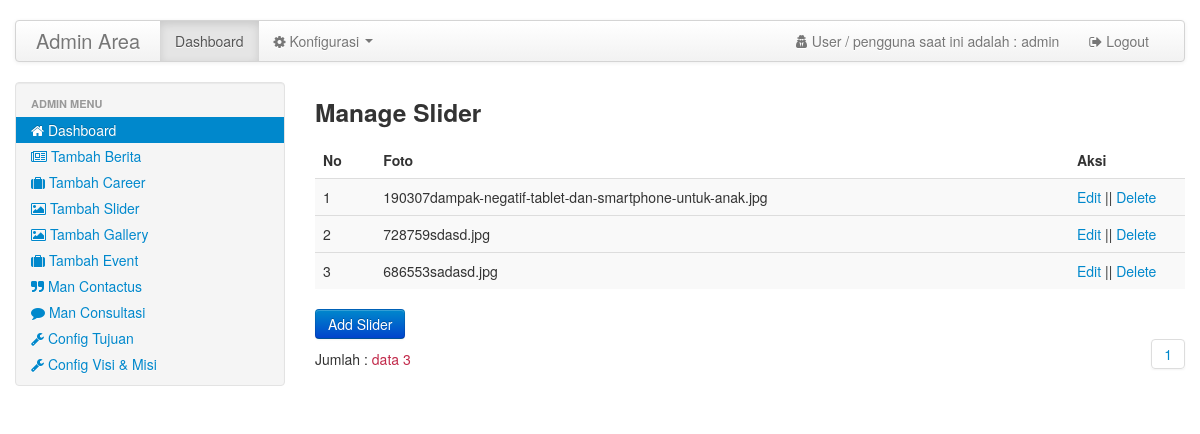
The page /adm_alrahma/homeadmin.php?pg=slider (signed in) on the database its author committed.
### tables this page shows
CREATE TABLE IF NOT EXISTS `tujuan` (
`id_tujuan` int(10) NOT NULL,
  `ket_tujuan` text NOT NULL
);

CREATE TABLE IF NOT EXISTS `visimisi` (
`id_visimisi` int(100) NOT NULL,
  `ket_visimisi` text NOT NULL
);

CREATE TABLE IF NOT EXISTS `slider` (
`id_slider` int(100) NOT NULL,
  `foto_slider` text NOT NULL
);

### config/config.php (called while the page is built, shortened)
<?php
$base_url 	="http://localhost/Alrahma/";
?>

### adm_alrahma/pages/slider.php (the view)
<div>
  <h3>Manage Slider</h3>
</div>
<div>
  <table width="100%" border="0" cellspacing="0" cellpadding="0" class="table table-striped">
    <thead>
      <tr>
        <th>No</th>
        <th>Foto</th>
        <th>Aksi</th>
      </tr>
    </thead>
    <?php
      include "../libs/funct/paging.php";
      $p= new Paging_slider;
      $batas=5;
      $posisi=$p->cariPosisi($batas);
      $no=1+$posisi;
      $rw=mysqli_query($con,"SELECT * FROM slider LIMIT $posisi, $batas");
      while($s=mysqli_fetch_array($rw)) {
    ?>
    <tbody>
    <tr>
      <td><?php echo $no;?></td>
      <td><?php echo $s['foto_slider']; ?></td>
      <td width="100">
          <a href="homeadmin.php?pg=editslider&id=<?php echo $s['id_slider'];?>"><i> </i> Edit </a>||
          <a href="proses/proses_slider.php?act=hapusslider&id=<?php echo $s['id_slider'];?>"><i></i> Delete </a>
      </td>
    </tr>
    <?php $no++; } ?>
  </table>
</div>
<div style="display:inlne-block;">
  <a href="homeadmin.php?pg=addslider" class="btn btn-primary">Add Slider</a>
</div>
<?php
  $tampil2 =mysqli_query($con,"select * from slider");
  $jmldata =mysqli_num_rows($tampil2);
  echo " <div class='main-wrapperpagging'>
            <div>Jumlah : <span class='datecolor'>data $jmldata </span></div>
         </div>";
   ?>
  <div class='main-containernav'>
    <div class='inner-nav-link'>
        <div class='pagination'>
            <ul>
            <?php
                $jmlhalaman   = $p->jumlahHalaman($jmldata, $batas);
                $linkHalaman  = $p->navHalaman($_GET['halaman'], $jmlhalaman);
                echo  $linkHalaman;
            ?>
            </ul>
        </div>
    </div>
  </div>

### adm_alrahma/homeadmin.php (shortened to what this page needs)
<?php session_start();
include("../config/config.php");
?>
<!DOCTYPE html>
<html lang="en">
<head>
	<link href="<?php echo $base_url;?>adm_alrahma/css/bootstrap.css" rel="stylesheet">
	<link href="<?php echo $base_url;?>adm_alrahma/css/bootstrap-responsive.min.css" rel="stylesheet">
	<link href="<?php echo $base_url;?>adm_alrahma/css/site.css" rel="stylesheet">
	<link href="css/paging.css" rel="stylesheet">
	<link href="css/bootstrap-datepicker.css" rel="stylesheet">
	<link href="<?php echo $base_url;?>adm_alrahma/js/jquery.dataTables.css" type="text/css" rel="stylesheet">
	<link rel="stylesheet" href="css/font-awesome-4.6.3/css/font-awesome.min.css">
	</head>
<body>
<div class="container">
	<div class="navbar">
		<div class="navbar-inner">
				<a class="brand" href="#">Admin Area</a>
				<div class="nav-collapse">
					<ul class="nav">
						<li class="active">
							<a href="homeadmin.php">Dashboard</a>
						</li>
                        <li class="dropdown">
                        	<a href="" class="dropdown-toggle" data-toggle="dropdown"><i class="fa fa-cog"></i> Konfigurasi <b class="caret"></b></a>
						</li>
					</ul>
					<ul class="nav pull-right">
						<li>
							<a href=""><i class="fa fa-user-secret"></i> User / pengguna saat ini adalah : <?php echo $_SESSION['username']; ?></a>
						</li>
						<li>
							<a href="auth/logout.php"  onclick="return confirm('Anda yakin ingin keluar sistem !!');"><i class="fa fa-sign-out"></i> Logout</a>
						</li>
					</ul>
				</div>
		</div>
	</div>
	<div class="row">
		<div class="span3">
			<div class="well" style="padding: 8px 0;">
				<ul class="nav nav-list">
					<li class="nav-header">Admin Menu</li>
					<li class="active">
						<a href="homeadmin.php?pg=dashboard"><i class="fa fa-home"></i> Dashboard</a>
					</li>
					<li>
					  	<a href="homeadmin.php?pg=news"><i class="fa fa-newspaper-o"></i> Tambah Berita</a>
					</li>
					<li>
					  	<a href="homeadmin.php?pg=career"><i class="fa fa-suitcase"></i> Tambah Career</a>
					</li>
         			<li>
				 	 	<a href="homeadmin.php?pg=slider"><i class="fa fa-picture-o"></i> Tambah Slider</a>
					</li>
					<li>
				 	 	<a href="homeadmin.php?pg=gallery"><i class="fa fa-picture-o"></i> Tambah Gallery</a>
					</li>
					<li>
				 	 	<a href="homeadmin.php?pg=event"><i class="fa fa-suitcase"></i> Tambah Event</a>
					</li>
					 <li>
				 	 	<a href="homeadmin.php?pg=contactus"><i class="fa fa-quote-right"></i> Man Contactus</a>
					</li>
					 <li>
				 	 	<a href="homeadmin.php?pg=mantestimoni"><i class="fa fa-comment"></i> Man Consultasi</a>
					</li>
					<li>
						<?php $rw=mysqli_query($con,"SELECT * FROM tujuan"); while($s=mysqli_fetch_array($rw)) { ?>
						<a href="homeadmin.php?pg=tujuan&id=<?php echo $s['id_tujuan']; ?>"><i class="fa fa-wrench"></i> Config Tujuan</a>
	 	 				<?php } ?>
					</li>
					<li>
						<?php $rw=mysqli_query($con,"SELECT * FROM visimisi"); while($s=mysqli_fetch_array($rw)) { ?>
	 	 				<a href="homeadmin.php?pg=visimisi&id=<?php echo $s['id_visimisi']; ?>"><i class="fa fa-wrench"></i> Config Visi & Misi </a>
	 	 				<?php } ?>
					</li>
				</ul>
			</div>
		</div>
		<div class="span9">
			<?php  include "libs/conf_pageadmn.php";?>
	  	</div>
	</div>
</body>
</html>

### adm_alrahma/css/site.css (style rules this page uses)
body { padding-top:20px; padding-bottom:20px; }
.navbar { position: relative; z-index: 2; margin-bottom: 20px; overflow: visible; color: #777777; }
.navbar-inner { min-height: 40px; padding-right: 20px; padding-left: 20px; background-color: #fafafa; background-image: -moz-linear-gradient(top, #ffffff, #f2f2f2); background-image: -webkit-gradient(linear, 0 0, 0 100%, from(#ffffff), to(#f2f2f2)); background-image: -webkit-linear-gradient(top, #ffffff, #f2f2f2); background-image: -o-linear-gradient(top, #ffffff, #f2f2f2); background-image: linear-gradient(to bottom, #ffffff, #f2f2f2); background-repeat: repeat-x; border: 1px solid #d4d4d4; -webkit-border-radius: 4px; -moz-border-radius: 4px; border-radius: 4px; filter: progid:DXImageTransform.Microsoft.gradient(startColorstr='#ffffffff', endColorstr='#fff2f2f2', GradientType=0); *zoom: 1; -webkit-box-shadow: 0 1px 4px rgba(0, 0, 0, 0.065); -moz-box-shadow: 0 1px 4px rgba(0, 0, 0, 0.065); box-shadow: 0 1px 4px rgba(0, 0, 0, 0.065); }
.navbar-inner:before, .navbar-inner:after { display: table; line-height: 0; content: ""; }
.navbar-inner:after { clear: both; }
.navbar .brand { display: block; float: left; padding: 10px 20px 10px; margin-left: -20px; font-size: 20px; font-weight: 200; color: #777777; text-shadow: 0 1px 0 #ffffff; }

### adm_alrahma/css/paging.css (style rules this page uses)
.main-wrapperpagging { display: inline-block; margin-top: 10px; }
.main-containernav { margin-top: -48px; }
.main-containernav .inner-nav-link { float: right; display: block; }
a { color: #0088cc; text-decoration: none; }
.datecolor { color: #c2294a; }
ul { padding: 0; }
.pagination { height: 36px; margin: 18px 0; }
.pagination ul { display: inline-block; *display: inline; *zoom: 1; margin-left: 0; margin-bottom: 0; -webkit-border-radius: 3px; -moz-border-radius: 3px; border-radius: 3px; -webkit-box-shadow: 0 1px 2px rgba(0, 0, 0, 0.05); -moz-box-shadow: 0 1px 2px rgba(0, 0, 0, 0.05); box-shadow: 0 1px 2px rgba(0, 0, 0, 0.05); }

### rows shown on the page
slider: foto_slider "190307dampak-negatif-tablet-dan-smartphone-untuk-anak.jpg"
slider: foto_slider "728759sdasd.jpg"
slider: foto_slider "686553sadasd.jpg"

### other values the page prints
$_SESSION['username'] "admin"
$jmldata "3"
